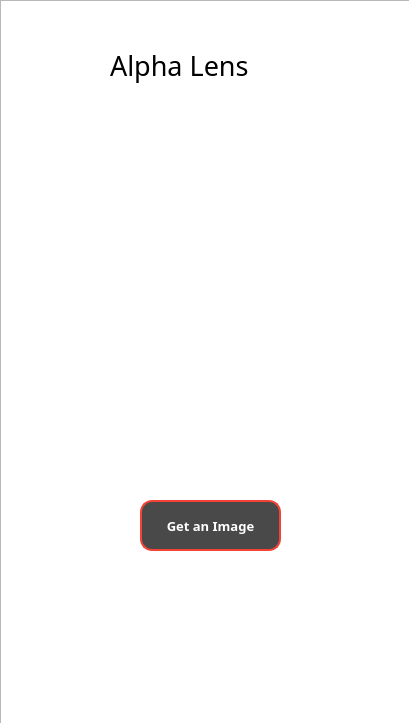
<?xml version="1.0" encoding="UTF-8"?>
<ui version="4.0">
 <class>MainWindow</class>
 <widget class="QMainWindow" name="MainWindow">
  <property name="geometry">
   <rect>
    <x>0</x>
    <y>0</y>
    <width>409</width>
    <height>723</height>
   </rect>
  </property>
  <property name="windowTitle">
   <string>MainWindow</string>
  </property>
  <widget class="QWidget" name="centralwidget">
   <widget class="QGraphicsView" name="graphicsView">
    <property name="geometry">
     <rect>
      <x>0</x>
      <y>0</y>
      <width>411</width>
      <height>731</height>
     </rect>
    </property>
    <property name="styleSheet">
     <string notr="true">image:url(:/newPrefix/logo.png)</string>
    </property>
   </widget>
   <widget class="QLabel" name="label_2">
    <property name="geometry">
     <rect>
      <x>110</x>
      <y>30</y>
      <width>201</width>
      <height>71</height>
     </rect>
    </property>
    <property name="font">
     <font>
      <family>Cooper Black</family>
      <pointsize>20</pointsize>
     </font>
    </property>
    <property name="text">
     <string>Alpha Lens</string>
    </property>
   </widget>
   <widget class="QPushButton" name="pushButton">
    <property name="geometry">
     <rect>
      <x>140</x>
      <y>500</y>
      <width>141</width>
      <height>51</height>
     </rect>
    </property>
    <property name="font">
     <font>
      <family>Cascadia Code</family>
      <pointsize>10</pointsize>
      <weight>75</weight>
      <bold>true</bold>
     </font>
    </property>
    <property name="styleSheet">
     <string notr="true">.QPushButton{
	background-color: #4A494A;
	border-radius: 12px;
	
	color: white;
	border: 2px solid #f44336
}

.QPushButton:hover{
	background-color: white;
	color:black
}</string>
    </property>
    <property name="text">
     <string>Get an Image</string>
    </property>
   </widget>
   <widget class="QLabel" name="label">
    <property name="geometry">
     <rect>
      <x>-20</x>
      <y>90</y>
      <width>451</width>
      <height>411</height>
     </rect>
    </property>
    <property name="styleSheet">
     <string notr="true">image:url(:/newPrefix/logo.png)</string>
    </property>
    <property name="text">
     <string/>
    </property>
   </widget>
  </widget>
 </widget>
 <resources>
  <include location="heroImage.qrc"/>
 </resources>
 <connections/>
</ui>
